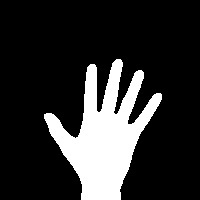
#> input picture Dataset/fiveFingerTestDataset/hand1(100).jpg, 200 x 200 px, given in place of the camera
$ python captureHand.py
#> lines starting #> are read from the running program, lines starting #| are printed output that depends on the picture; after the words box and inside, x2 and y2 are one past the last pixel; in counts of white or black regions, pixels touching at a corner belong together
# I MADE THIS CODE FOR QUICKLY CAPTURING MY HAND GESTURES FOR DATASET
# YOU CAN SET THE DIRECTORY ACCORDING TO YOUR NEEDS

import cv2
import imutils
import numpy as np
from sklearn.metrics import pairwise

bg = None

# Function - To find the running average over the background
def run_avg(image, accumWeight):
    global bg
    if bg is None:
        bg = image.copy().astype("float")
        return
    cv2.accumulateWeighted(image, bg, accumWeight)

# Function - To segment the region of hand in the image
def segment(image, threshold=30):
    global bg
    diff = cv2.absdiff(bg.astype("uint8"), image)

    thresholded = cv2.threshold(diff, threshold, 255, cv2.THRESH_BINARY)[1]

    ( cnts, _) = cv2.findContours(thresholded.copy(), cv2.RETR_EXTERNAL, cv2.CHAIN_APPROX_SIMPLE)

    if len(cnts) == 0:
        return
    else:
        segmented = max(cnts, key=cv2.contourArea)
        return (thresholded, segmented)

# Function - To count the number of fingers in the segmented hand region

# Main function
if __name__ == "__main__":
    accumWeight = 0.5

    camera = cv2.VideoCapture(0)

    top, right, bottom, left = 10, 350, 210, 550

    num_frames = 0

    imageNumber =0
    calibrated = False

    while(True):
        (grabbed, frame) = camera.read()
#> frame is the input picture: shape (200, 200, 3); min 0, max 255, mean 47.1

        frame = imutils.resize(frame, width=700)
#> frame: shape (700, 700, 3)

        frame = cv2.flip(frame, 1)
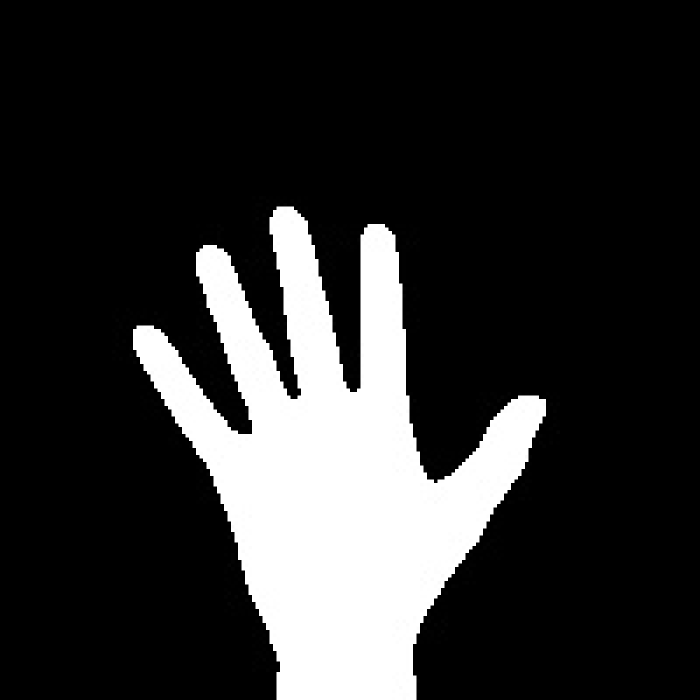
#> frame: shape (700, 700, 3); min 0, max 255, mean 47.1

        clone = frame.copy()

        (height, width) = frame.shape[:2]
#> height = 700; width = 700

        roi = frame[top:bottom, right:left]
#> roi: shape (200, 200, 3); every value is 0

        gray = cv2.cvtColor(roi, cv2.COLOR_BGR2GRAY)
#> gray: shape (200, 200); every value is 0
        gray = cv2.GaussianBlur(gray, (7, 7), 0)

        if num_frames < 30:
            run_avg(gray, accumWeight)
#> in run_avg, `bg = image.copy().astype("float")`: bg: shape (200, 200) float64; every value is 0
            if num_frames == 1:
            	print (">>> Please wait! calibrating...")
            elif num_frames == 29:
                print (">>> Calibration successfull...")
        else:
            hand = segment(gray)

            if hand is not None:
                (thresholded, segmented) = hand

                # show the thresholded image
                cv2.imshow("Thesholded", thresholded)

                # Set the directory CORRECTLY
                directory = "D:/data/datasetFolder/hand0("+str(imageNumber)+").jpg"
                cv2.imwrite(directory,thresholded)
                imageNumber += 1
                print(directory)

        # draw the segmented hand
        cv2.rectangle(clone, (left, top), (right, bottom), (0,255,0), 2)
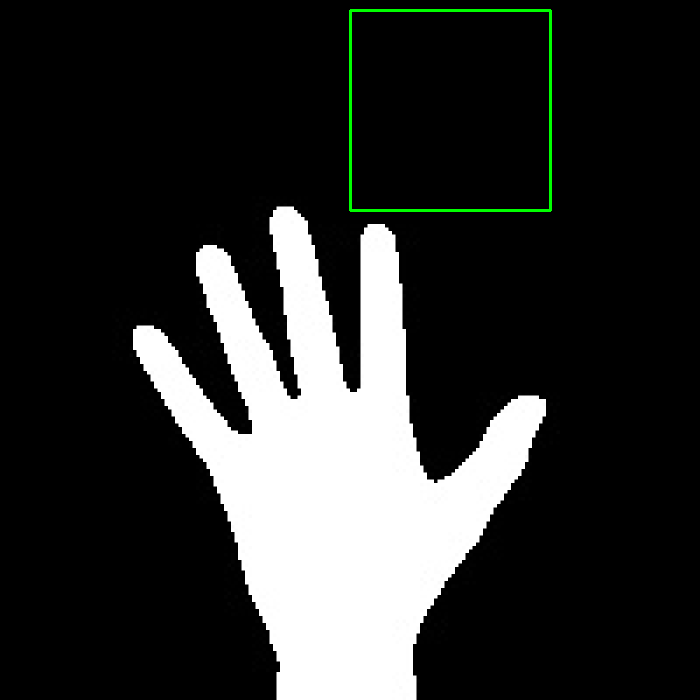
#> clone: shape (700, 700, 3); 0.49% of pixels changed, all inside (x1, y1, x2, y2) = (349, 9, 552, 212)

        num_frames += 1

        cv2.imshow("Video Feed", clone)

        keypress = cv2.waitKey(1) & 0xFF
#> (key q is pressed here)

        if keypress == ord("q"):
            break

# free up memory
camera.release()
cv2.destroyAllWindows()
